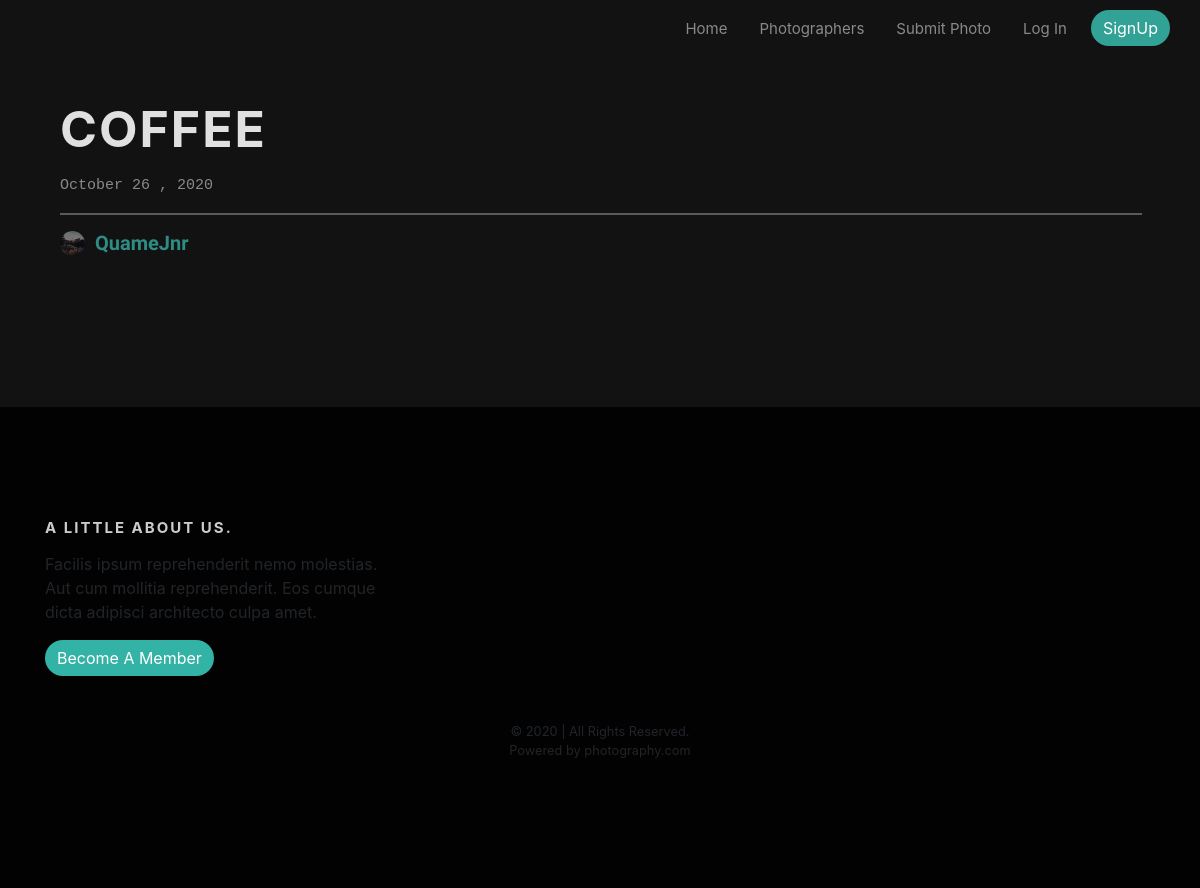
The app's page /post/coffee, older data.
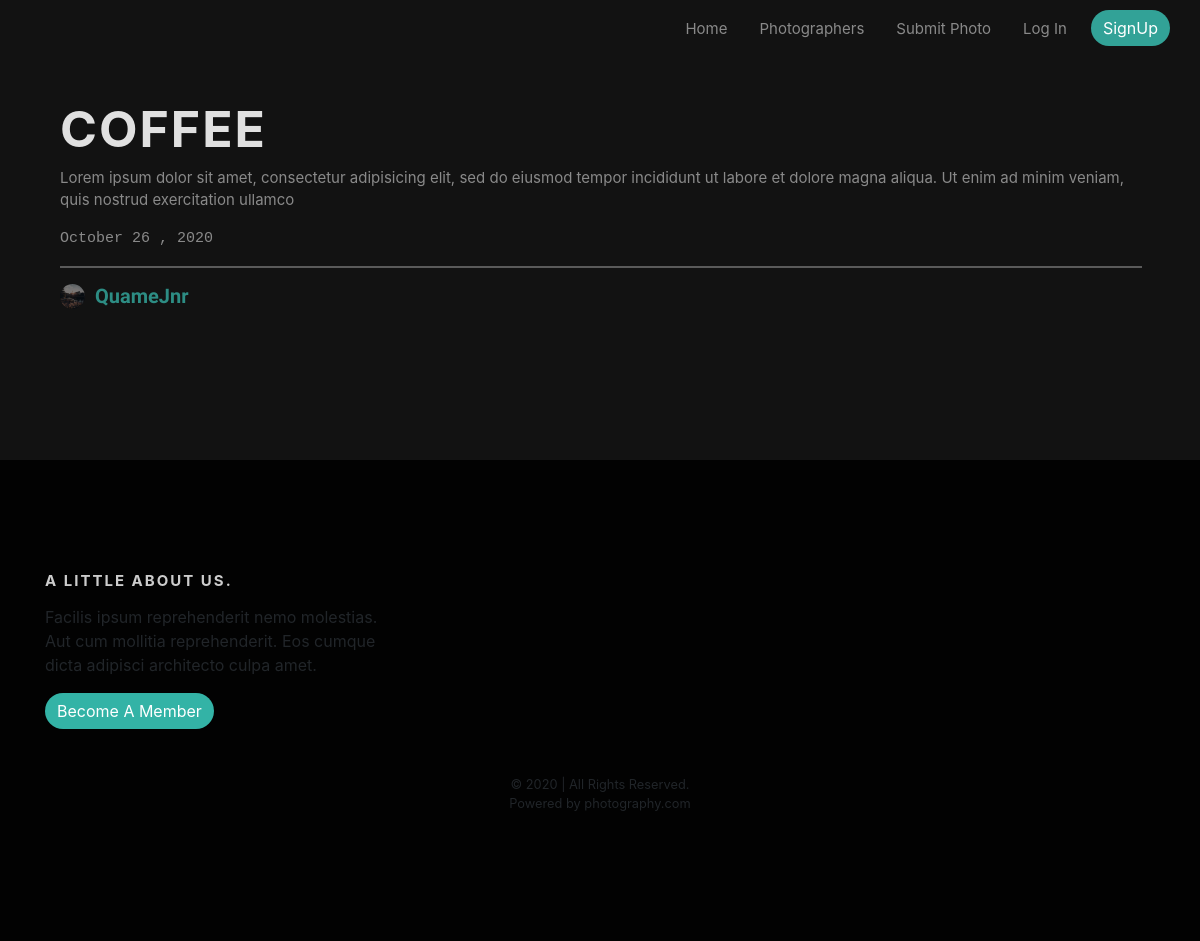
The same page, newer data.
### photo/models.py (models this page shows, shortened)
class Post(models.Model):
    picture = models.ImageField(upload_to="pictures/")
    title = models.CharField(max_length=100, unique=True)
    description = models.TextField(default='', blank=True)
    date_posted = models.DateTimeField(default=timezone.now)
    photographer = models.ForeignKey(User, on_delete=models.CASCADE)
    slug = AutoSlugField(populate_from='title', always_update=True)

### user/models.py (models this page shows, shortened)
class Profile(models.Model):
    user = models.OneToOneField(User, on_delete=models.CASCADE)
    bio = models.TextField(max_length=200, blank=True)
    image = models.ImageField(upload_to='profile_pics', default='default.jpg')

### photo/views.py (the view)
# urls.py: path('post/<str:slug>', PostDetailView.as_view(), name='post-detail'),
class PostDetailView(DetailView):
    model = Post

### photo/templates/photo/post_detail.html (shortened to what this page needs)
{%extends 'photo/base.html'%}
{%block content%}
        <main id="portfolio">
            <div class=" portfolio-detail mt-4">
                <h2>{{object.title}}</h2>
                <p>{{object.description}}</p>
                <p style="font-family:Monospace">{{object.date_posted|date:'F d , Y'}}</p>
                <hr>
                <div class="acc-item justify-content-start mt-2 mb-2">
                    <img class="rounded-circle photographer-img" src="{{post.photographer.profile.image.url}}" alt="">
                    <h3>{{post.photographer}}</h3>
                </div>
            </div>
        </main>
{%endblock content%}

Row changes from the older to the newer data that the page shows:
changed Post "COFFEE": description (not shown) → "Lorem ipsum dolor sit amet, consectetur adipisicing elit, sed do eiusmod tempor incididunt ut labore et dolore magna aliqua. Ut enim ad minim veniam, quis nostrud exercitation ullamco"
